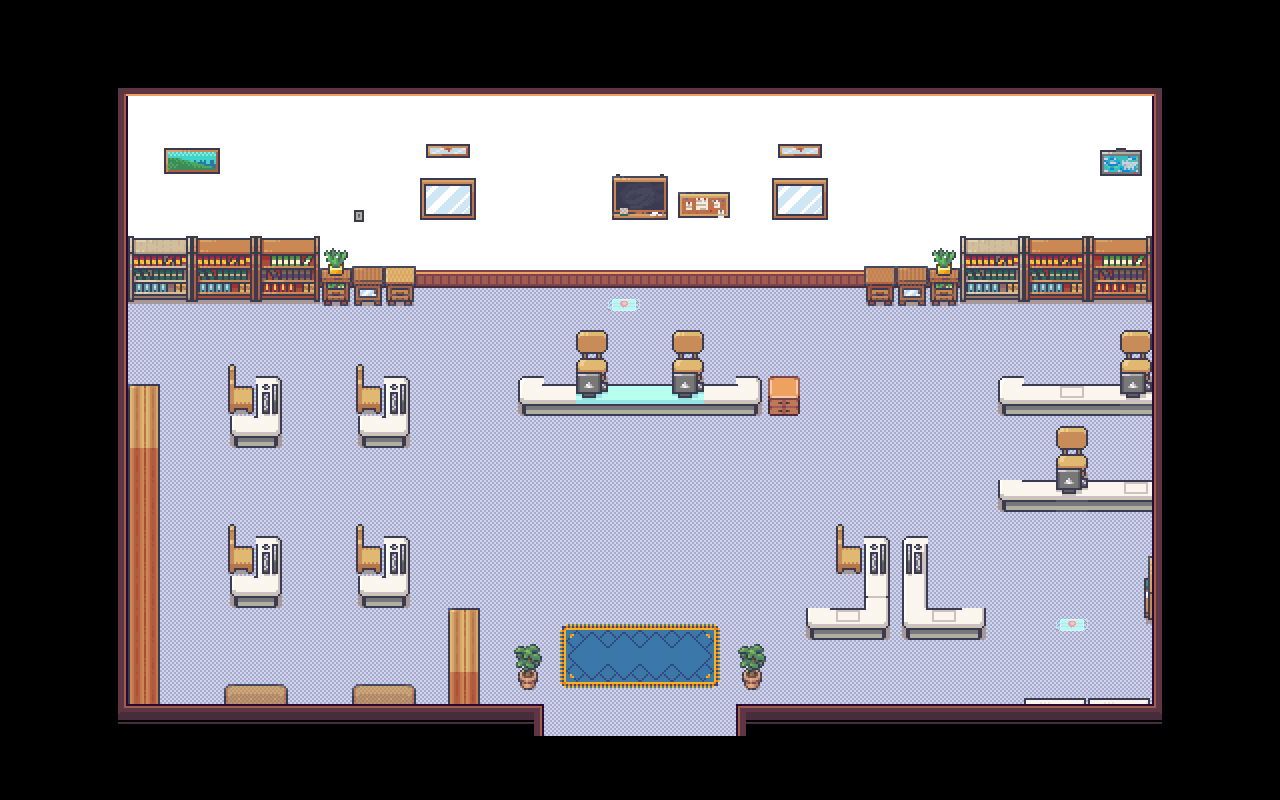

A 2D game scene composited from a Tiled map and its tileset images. What follows is a short description and the map's XML, with each tile layer's data collapsed to a summary:
An orthogonal 40x25 tile map with 32x32 px tiles, 6 tile layers (backgroundLayer, decorLayer, furnitureLayer, carpetLayer, ...), 3 tilesets.

<map version="1.5" tiledversion="1.7.2" orientation="orthogonal" renderorder="right-down" width="40" height="25" tilewidth="32" tileheight="32" infinite="0" nextlayerid="9" nextobjectid="7">
 <editorsettings>
  <export target="BlockB-office.json" format="json" />
 </editorsettings>
 <tileset firstgid="1" name="atlas32x32" tilewidth="32" tileheight="32" tilecount="768" columns="48">
  <image source="atlas32x32.png" width="1536" height="512" />
  <tile id="0">
   <properties>
    <property name="wall" type="bool" value="true" />
   </properties>
  </tile>
  <tile id="48">
   <properties>
    <property name="wall" type="bool" value="true" />
   </properties>
  </tile>
  <tile id="528">
   <properties>
    <property name="frame" type="bool" value="true" />
   </properties>
  </tile>
  <tile id="529">
   <properties>
    <property name="frame" type="bool" value="true" />
   </properties>
  </tile>
  <tile id="530">
   <properties>
    <property name="frame" type="bool" value="true" />
   </properties>
  </tile>
  <tile id="531">
   <properties>
    <property name="frame" type="bool" value="true" />
   </properties>
  </tile>
  <tile id="532">
   <properties>
    <property name="frame" type="bool" value="true" />
   </properties>
  </tile>
  <tile id="576">
   <properties>
    <property name="frame" type="bool" value="true" />
   </properties>
  </tile>
  <tile id="577">
   <properties>
    <property name="frame" type="bool" value="true" />
   </properties>
  </tile>
  <tile id="578">
   <properties>
    <property name="frame" type="bool" value="true" />
   </properties>
  </tile>
  <tile id="579">
   <properties>
    <property name="frame" type="bool" value="true" />
   </properties>
  </tile>
  <tile id="580">
   <properties>
    <property name="frame" type="bool" value="true" />
   </properties>
  </tile>
  <tile id="594">
   <properties>
    <property name="miniBookcase" type="bool" value="true" />
   </properties>
  </tile>
  <tile id="624">
   <properties>
    <property name="frame" type="bool" value="true" />
   </properties>
  </tile>
  <tile id="625">
   <properties>
    <property name="frame" type="bool" value="true" />
   </properties>
  </tile>
  <tile id="626">
   <properties>
    <property name="frame" type="bool" value="true" />
   </properties>
  </tile>
  <tile id="627">
   <properties>
    <property name="frame" type="bool" value="true" />
   </properties>
  </tile>
  <tile id="628">
   <properties>
    <property name="frame" type="bool" value="true" />
   </properties>
  </tile>
  <tile id="642">
   <properties>
    <property name="miniBookcase" type="bool" value="true" />
   </properties>
  </tile>
  <tile id="672">
   <properties>
    <property name="frame" type="bool" value="true" />
   </properties>
  </tile>
  <tile id="673">
   <properties>
    <property name="frame" type="bool" value="true" />
   </properties>
  </tile>
  <tile id="674">
   <properties>
    <property name="frame" type="bool" value="true" />
   </properties>
  </tile>
  <tile id="675">
   <properties>
    <property name="frame" type="bool" value="true" />
   </properties>
  </tile>
  <tile id="676">
   <properties>
    <property name="frame" type="bool" value="true" />
   </properties>
  </tile>
  <tile id="720">
   <properties>
    <property name="frame" type="bool" value="true" />
   </properties>
  </tile>
  <tile id="721">
   <properties>
    <property name="frame" type="bool" value="true" />
   </properties>
  </tile>
  <tile id="722">
   <properties>
    <property name="frame" type="bool" value="true" />
   </properties>
  </tile>
  <tile id="723">
   <properties>
    <property name="frame" type="bool" value="true" />
   </properties>
  </tile>
  <tile id="724">
   <properties>
    <property name="frame" type="bool" value="true" />
   </properties>
  </tile>
 </tileset>
 <tileset firstgid="769" name="mordern32x32" tilewidth="32" tileheight="32" tilecount="1424" columns="16">
  <image source="mordern32x32.png" width="512" height="2848" />
  <tile id="80">
   <properties>
    <property name="table" type="bool" value="true" />
   </properties>
  </tile>
  <tile id="81">
   <properties>
    <property name="table" type="bool" value="true" />
   </properties>
  </tile>
  <tile id="82">
   <properties>
    <property name="table" type="bool" value="true" />
   </properties>
  </tile>
  <tile id="83">
   <properties>
    <property name="table" type="bool" value="true" />
   </properties>
  </tile>
  <tile id="84">
   <properties>
    <property name="table" type="bool" value="true" />
   </properties>
  </tile>
  <tile id="96">
   <properties>
    <property name="table" type="bool" value="true" />
   </properties>
  </tile>
  <tile id="97">
   <properties>
    <property name="table" type="bool" value="true" />
   </properties>
  </tile>
  <tile id="98">
   <properties>
    <property name="table" type="bool" value="true" />
   </properties>
  </tile>
  <tile id="99">
   <properties>
    <property name="table" type="bool" value="true" />
   </properties>
  </tile>
  <tile id="100">
   <properties>
    <property name="table" type="bool" value="true" />
   </properties>
  </tile>
  <tile id="112">
   <properties>
    <property name="table" type="bool" value="true" />
   </properties>
  </tile>
  <tile id="113">
   <properties>
    <property name="table" type="bool" value="true" />
   </properties>
  </tile>
  <tile id="114">
   <properties>
    <property name="table" type="bool" value="true" />
   </properties>
  </tile>
  <tile id="115">
   <properties>
    <property name="table" type="bool" value="true" />
   </properties>
  </tile>
  <tile id="116">
   <properties>
    <property name="table" type="bool" value="true" />
   </properties>
  </tile>
  <tile id="128">
   <properties>
    <property name="table" type="bool" value="true" />
   </properties>
  </tile>
  <tile id="129">
   <properties>
    <property name="table" type="bool" value="true" />
   </properties>
  </tile>
  <tile id="130">
   <properties>
    <property name="table" type="bool" value="true" />
   </properties>
  </tile>
  <tile id="131">
   <properties>
    <property name="table" type="bool" value="true" />
   </properties>
  </tile>
  <tile id="132">
   <properties>
    <property name="table" type="bool" value="true" />
   </properties>
  </tile>
  <tile id="144">
   <properties>
    <property name="table" type="bool" value="true" />
   </properties>
  </tile>
  <tile id="145">
   <properties>
    <property name="table" type="bool" value="true" />
   </properties>
  </tile>
  <tile id="146">
   <properties>
    <property name="table" type="bool" value="true" />
   </properties>
  </tile>
  <tile id="147">
   <properties>
    <property name="table" type="bool" value="true" />
   </properties>
  </tile>
  <tile id="148">
   <properties>
    <property name="table" type="bool" value="true" />
   </properties>
  </tile>
  <tile id="338">
   <properties>
    <property name="chair" type="bool" value="true" />
   </properties>
  </tile>
  <tile id="339">
   <properties>
    <property name="chair" type="bool" value="true" />
   </properties>
  </tile>
  <tile id="340">
   <properties>
    <property name="chair" type="bool" value="true" />
   </properties>
  </tile>
  <tile id="341">
   <properties>
    <property name="chair" type="bool" value="true" />
   </properties>
  </tile>
  <tile id="342">
   <properties>
    <property name="chair" type="bool" value="true" />
   </properties>
  </tile>
  <tile id="343">
   <properties>
    <property name="chair" type="bool" value="true" />
   </properties>
  </tile>
  <tile id="354">
   <properties>
    <property name="chair" type="bool" value="true" />
   </properties>
  </tile>
  <tile id="355">
   <properties>
    <property name="chair" type="bool" value="true" />
   </properties>
  </tile>
  <tile id="356">
   <properties>
    <property name="chair" type="bool" value="true" />
   </properties>
  </tile>
  <tile id="357">
   <properties>
    <property name="chair" type="bool" value="true" />
   </properties>
  </tile>
  <tile id="358">
   <properties>
    <property name="chair" type="bool" value="true" />
   </properties>
  </tile>
  <tile id="359">
   <properties>
    <property name="chair" type="bool" value="true" />
   </properties>
  </tile>
  <tile id="528">
   <properties>
    <property name="woodWardrobe" type="bool" value="true" />
   </properties>
  </tile>
  <tile id="529">
   <properties>
    <property name="woodWardrobe" type="bool" value="true" />
   </properties>
  </tile>
  <tile id="530">
   <properties>
    <property name="woodWardrobe" type="bool" value="true" />
   </properties>
  </tile>
  <tile id="531">
   <properties>
    <property name="woodWardrobe" type="bool" value="true" />
   </properties>
  </tile>
  <tile id="532">
   <properties>
    <property name="woodWardrobe" type="bool" value="true" />
   </properties>
  </tile>
  <tile id="732">
   <properties>
    <property name="plant" type="bool" value="true" />
   </properties>
  </tile>
  <tile id="748">
   <properties>
    <property name="plant" type="bool" value="true" />
   </properties>
  </tile>
  <tile id="827">
   <properties>
    <property name="miniFlowerCabinet" type="bool" value="true" />
   </properties>
  </tile>
  <tile id="828">
   <properties>
    <property name="miniFlowerCabinet" type="bool" value="true" />
   </properties>
  </tile>
  <tile id="829">
   <properties>
    <property name="miniFlowerCabinet" type="bool" value="true" />
   </properties>
  </tile>
  <tile id="843">
   <properties>
    <property name="miniFlowerCabinet" type="bool" value="true" />
   </properties>
  </tile>
  <tile id="844">
   <properties>
    <property name="miniFlowerCabinet" type="bool" value="true" />
   </properties>
  </tile>
  <tile id="845">
   <properties>
    <property name="miniFlowerCabinet" type="bool" value="true" />
   </properties>
  </tile>
  <tile id="912">
   <properties>
    <property name="miniCabinet" type="bool" value="true" />
   </properties>
  </tile>
  <tile id="913">
   <properties>
    <property name="miniCabinet" type="bool" value="true" />
   </properties>
  </tile>
  <tile id="914">
   <properties>
    <property name="miniCabinet" type="bool" value="true" />
   </properties>
  </tile>
  <tile id="928">
   <properties>
    <property name="miniCabinet" type="bool" value="true" />
   </properties>
  </tile>
  <tile id="929">
   <properties>
    <property name="miniCabinet" type="bool" value="true" />
   </properties>
  </tile>
  <tile id="930">
   <properties>
    <property name="miniCabinet" type="bool" value="true" />
   </properties>
  </tile>
  <tile id="1098">
   <properties>
    <property name="bookcase" type="bool" value="true" />
   </properties>
  </tile>
  <tile id="1099">
   <properties>
    <property name="bookcase" type="bool" value="true" />
   </properties>
  </tile>
  <tile id="1100">
   <properties>
    <property name="bookcase" type="bool" value="true" />
   </properties>
  </tile>
  <tile id="1101">
   <properties>
    <property name="bookcase" type="bool" value="true" />
   </properties>
  </tile>
  <tile id="1102">
   <properties>
    <property name="bookcase" type="bool" value="true" />
   </properties>
  </tile>
  <tile id="1103">
   <properties>
    <property name="bookcase" type="bool" value="true" />
   </properties>
  </tile>
  <tile id="1114">
   <properties>
    <property name="bookcase" type="bool" value="true" />
   </properties>
  </tile>
  <tile id="1115">
   <properties>
    <property name="bookcase" type="bool" value="true" />
   </properties>
  </tile>
  <tile id="1116">
   <properties>
    <property name="bookcase" type="bool" value="true" />
   </properties>
  </tile>
  <tile id="1117">
   <properties>
    <property name="bookcase" type="bool" value="true" />
   </properties>
  </tile>
  <tile id="1118">
   <properties>
    <property name="bookcase" type="bool" value="true" />
   </properties>
  </tile>
  <tile id="1119">
   <properties>
    <property name="bookcase" type="bool" value="true" />
   </properties>
  </tile>
  <tile id="1130">
   <properties>
    <property name="bookcase" type="bool" value="true" />
   </properties>
  </tile>
  <tile id="1131">
   <properties>
    <property name="bookcase" type="bool" value="true" />
   </properties>
  </tile>
  <tile id="1132">
   <properties>
    <property name="bookcase" type="bool" value="true" />
   </properties>
  </tile>
  <tile id="1133">
   <properties>
    <property name="bookcase" type="bool" value="true" />
   </properties>
  </tile>
  <tile id="1134">
   <properties>
    <property name="bookcase" type="bool" value="true" />
   </properties>
  </tile>
  <tile id="1135">
   <properties>
    <property name="bookcase" type="bool" value="true" />
   </properties>
  </tile>
  <tile id="1146">
   <properties>
    <property name="bookcase" type="bool" value="true" />
   </properties>
  </tile>
  <tile id="1147">
   <properties>
    <property name="bookcase" type="bool" value="true" />
   </properties>
  </tile>
  <tile id="1148">
   <properties>
    <property name="bookcase" type="bool" value="true" />
   </properties>
  </tile>
  <tile id="1149">
   <properties>
    <property name="bookcase" type="bool" value="true" />
   </properties>
  </tile>
  <tile id="1150">
   <properties>
    <property name="bookcase" type="bool" value="true" />
   </properties>
  </tile>
  <tile id="1151">
   <properties>
    <property name="bookcase" type="bool" value="true" />
   </properties>
  </tile>
  <tile id="1159">
   <properties>
    <property name="sofa" type="bool" value="true" />
   </properties>
  </tile>
  <tile id="1160">
   <properties>
    <property name="sofa" type="bool" value="true" />
   </properties>
  </tile>
  <tile id="1162">
   <properties>
    <property name="bookcase" type="bool" value="true" />
   </properties>
  </tile>
  <tile id="1163">
   <properties>
    <property name="bookcase" type="bool" value="true" />
   </properties>
  </tile>
  <tile id="1164">
   <properties>
    <property name="bookcase" type="bool" value="true" />
   </properties>
  </tile>
  <tile id="1165">
   <properties>
    <property name="bookcase" type="bool" value="true" />
   </properties>
  </tile>
  <tile id="1166">
   <properties>
    <property name="bookcase" type="bool" value="true" />
   </properties>
  </tile>
  <tile id="1167">
   <properties>
    <property name="bookcase" type="bool" value="true" />
   </properties>
  </tile>
  <tile id="1178">
   <properties>
    <property name="bookcase" type="bool" value="true" />
   </properties>
  </tile>
  <tile id="1179">
   <properties>
    <property name="bookcase" type="bool" value="true" />
   </properties>
  </tile>
  <tile id="1180">
   <properties>
    <property name="bookcase" type="bool" value="true" />
   </properties>
  </tile>
  <tile id="1181">
   <properties>
    <property name="bookcase" type="bool" value="true" />
   </properties>
  </tile>
  <tile id="1182">
   <properties>
    <property name="bookcase" type="bool" value="true" />
   </properties>
  </tile>
  <tile id="1183">
   <properties>
    <property name="bookcase" type="bool" value="true" />
   </properties>
  </tile>
 </tileset>
 <tileset firstgid="2193" name="parcel" tilewidth="32" tileheight="32" tilecount="696" columns="12">
  <image source="parcel.png" width="384" height="1886" />
  <tile id="88">
   <properties>
    <property name="mask" type="bool" value="true" />
   </properties>
  </tile>
 </tileset>
 <layer id="2" name="backgroundLayer" width="40" height="25">
  <data>[1000 cells, 614 non-empty, 3 distinct tile ids]</data>
 </layer>
 <layer id="4" name="decorLayer" width="40" height="25">
  <data>[1000 cells, 20 non-empty, 6 distinct tile ids]</data>
 </layer>
 <layer id="3" name="furnitureLayer" width="40" height="25">
  <data>[1000 cells, 180 non-empty, 79 distinct tile ids]</data>
 </layer>
 <layer id="6" name="carpetLayer" width="40" height="25">
  <data>[1000 cells, 18 non-empty, 9 distinct tile ids]</data>
 </layer>
 <layer id="8" name="itemLayer" width="40" height="25">
  <data>[1000 cells, 2 non-empty, 1 distinct tile ids]</data>
 </layer>
 <layer id="1" name="frameLayer" width="40" height="25">
  <data>[1000 cells, 80 non-empty, 10 distinct tile ids]</data>
 </layer>
</map>
